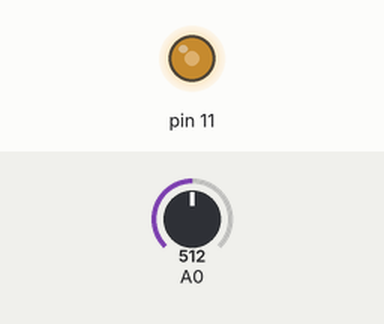
This sketch was run on a simulated Arduino Uno, built with avr-gcc and run on an emulated ATmega328P. Parts: output pins drawn as LEDs (lit = HIGH). The inputs (shaded band) are chosen by the test bench; at power-on: A0 = 512.

Above: at 1.2 s.
1.3 s: A0 set to 716
At 2.3 s:
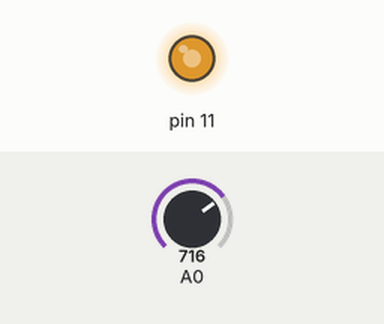
2.8 s: A0 set to 900
At 3.5 s:
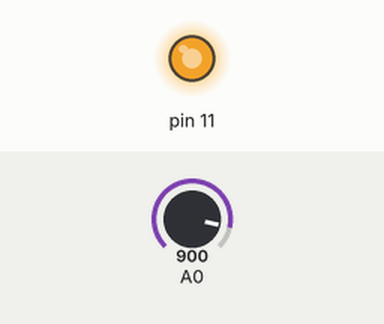
4.3 s: A0 set to 122
At 4.8 s:
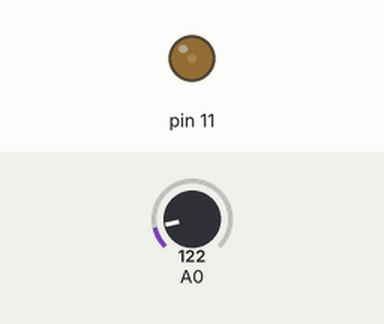
5.8 s: A0 set to 0
At 7.2 s:
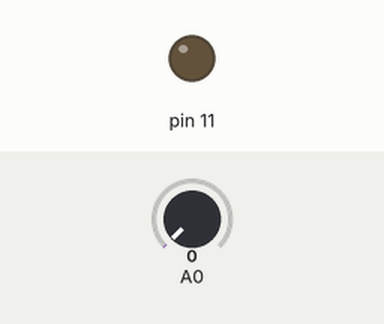
Timing chart, 0 to 8.3 s (numbered marks = the images above; inputs shaded):
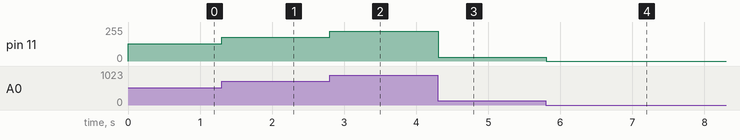

The sketch:

lab8-analog-read.ino
```cpp
void setup() {
  pinMode(11, OUTPUT);
}

void loop() {
  //analogRead 10-bit (1024)
  //analogWrite 8-bit (256)
  analogWrite(11, analogRead(A0)/4);
  delay (100);
}
```

Measured:
- after the input at 1.3 s, pin 11: 128/255 → 179/255 at once
- after the input at 2.8 s, pin 11: 179/255 → 225/255 at once
- after the input at 4.3 s, pin 11: 225/255 → 30/255 at once
- after the input at 5.8 s, pin 11: 30/255 → 0/255 at once
